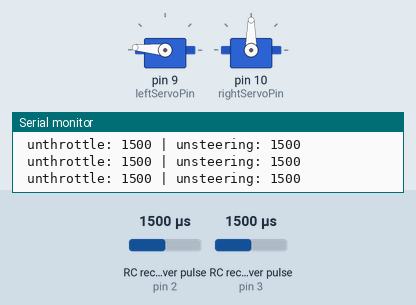
Simulated run of this sketch. Board: Arduino Uno, built with avr-gcc and run on an emulated ATmega328P. Parts: 2 × servo, the last lines printed to the serial monitor. Wiring (inferred from the names in the program): 2 × RC receiver channel: data pin 2 / data pin 3. Inputs (shaded band) come from the test bench; at power-on: RC receiver pulse (sensors on pin 2, pin 3) 1500 µs.

Above: at 1.2 s.
1.3 s: RC receiver pulse (sensor on pin 2) set to 1750 µs
At 3.9 s:
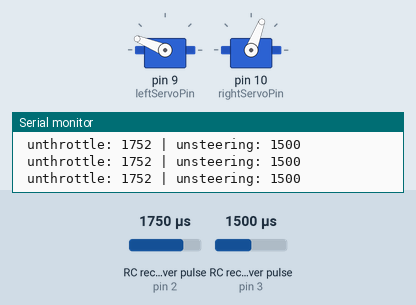
4.3 s: RC receiver pulse (sensor on pin 3) set to 1020 µs
At 5.2 s:
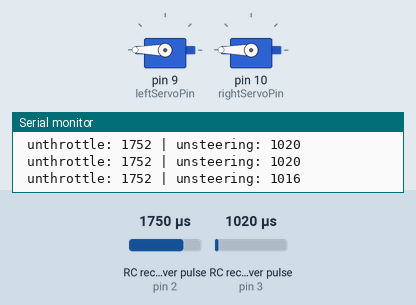
5.8 s: RC receiver pulse (sensor on pin 2) set to 1250 µs
At 6.4 s:
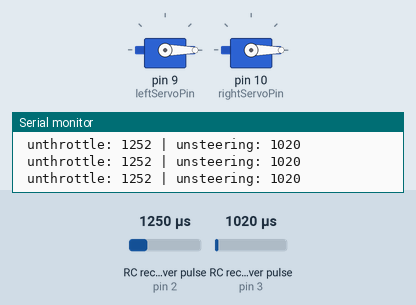
8.8 s: RC receiver pulse (sensor on pin 2) set to 1500 µs
At 10.8 s:
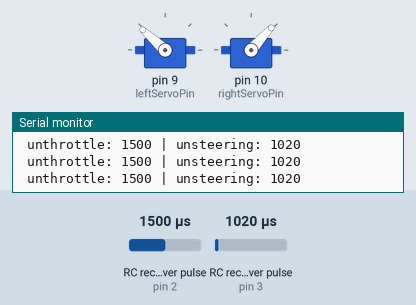
11.8 s: RC receiver pulse (sensor on pin 3) set to 1250 µs
14.8 s: RC receiver pulse (sensor on pin 2) set to 1980 µs
Timing chart, 0 to 18.8 s (numbered marks = the images above; inputs shaded):
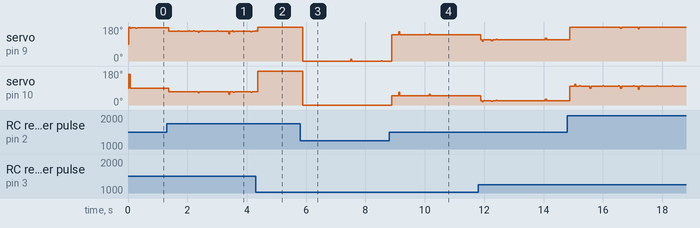

Measured:
- after the input at 5.8 s, servo on pin 9 (leftServoPin), servo on pin 10 (rightServoPin): 180° → 0° after 0.08 s
- after the input at 8.8 s, servo on pin 9 (leftServoPin): 0° → 138° after 0.08 s

The sketch:

RobotRCController.ino
```cpp
// MultiChannels
//
// rcarduino.blogspot.com
//
// A simple approach for reading three RC Channels using pin change interrupts
//
// See related posts -
// http://rcarduino.blogspot.co.uk/2012/01/how-to-read-rc-receiver-with.html
// http://rcarduino.blogspot.co.uk/2012/03/need-more-interrupts-to-read-more.html
// http://rcarduino.blogspot.co.uk/2012/01/can-i-control-more-than-x-servos-with.html

#include <PinChangeInt.h>
#include <Servo.h>


#define USE_SERVO 1

#define LEFT_MOTOR_DIR_PIN  4
#define LEFT_MOTOR_PIN      5 // PWM - TIMER0
#define RIGHT_MOTOR_PIN     6 // PWM - TIMER0
#define RIGHT_MOTOR_DIR_PIN 7

#define CHANNEL1 3 // R LR
//#define CHANNEL2 A1 // R UD
#define CHANNEL3 2 // L UD
//#define CHANNEL4 A3 // L LR
//#define CHANNEL5 A4 // Knob1
#define CHANNEL6 A0 // Knob2

#define THROTTLE_IN_PIN CHANNEL3
#define STEERING_IN_PIN CHANNEL1
#define AUX_IN_PIN CHANNEL6

// These bit flags are set in bUpdateFlagsShared to indicate which channels have new signals
#define THROTTLE_FLAG 1
#define STEERING_FLAG 2
#define AUX_FLAG 4

int leftServoPin = 9;
int rightServoPin = 10;

// holds the update flags defined above
volatile uint8_t bUpdateFlagsShared;

// shared variables are updated by the ISR and read by loop.
// In loop we immediatley take local copies so that the ISR can keep ownership of the
// shared ones. To access these in loop we first turn interrupts off with noInterrupts
// we take a copy to use in loop and the turn interrupts back on
// as quickly as possible, this ensures that we are always able to receive new signals
volatile uint16_t unThrottleInShared;
volatile uint16_t unSteeringInShared;
volatile uint16_t unAuxInShared;

// These are used to record the rising edge of a pulse in the calcInput functions
// They do not need to be volatile as they are only used in the ISR. If we wanted
// to refer to these in loop and the ISR then they would need to be declared volatile
uint32_t ulThrottleStart;
uint32_t ulSteeringStart;
uint32_t ulAuxStart;

// create local variables to hold a local copies of the channel inputs
// these are declared static so that thier values will be retained
// between calls to loop.
uint16_t unThrottleIn;
uint16_t unSteeringIn;
uint16_t unAuxIn;

// local copy of update flags
uint8_t bUpdateFlags;
```

Controller.ino
```cpp
void setupController()
{
  // using the PinChangeInt library, attach the interrupts used to read the channels
//  PCintPort::attachInterrupt(THROTTLE_IN_PIN, calcThrottle,CHANGE);
//  PCintPort::attachInterrupt(STEERING_IN_PIN, calcSteering,CHANGE);


//// Leonardo settings - Channel3=>D2, Channel1=>D3
//  attachInterrupt(0, calcSteering, CHANGE);
//  attachInterrupt(1, calcThrottle, CHANGE);

// Arduino settings - Channel3=>D2, Channel1=>D3.
  attachInterrupt(0, calcThrottle, CHANGE);
  attachInterrupt(1, calcSteering, CHANGE);

//  PCintPort::attachInterrupt(AUX_IN_PIN, calcAux,CHANGE);
}

void loopController()
{
  // check shared update flags to see if any channels have a new signal
  if(bUpdateFlagsShared)
  {
    noInterrupts(); // turn interrupts off quickly while we take local copies of the shared variables

    // take a local copy of which channels were updated in case we need to use this in the rest of loop
    bUpdateFlags = bUpdateFlagsShared;

    // In the current code, the shared values are always populated so we could copy them
    // without testing the flags however in the future this could change, so lets
    // only copy when the flags tell us we can.
    if(bUpdateFlags & THROTTLE_FLAG) {
        unThrottleIn = unThrottleInShared;
    }

    if(bUpdateFlags & STEERING_FLAG) {
      unSteeringIn = unSteeringInShared;
    }

    if(bUpdateFlags & AUX_FLAG) {
      unAuxIn = unAuxInShared;
    }

    // clear shared copy of updated flags as we have already taken the updates
    // we still have a local copy if we need to use it in bUpdateFlags
      bUpdateFlagsShared = 0;

    // as soon as interrupts are back on, we can no longer use the shared copies, the interrupt
    // service routines own these and could update them at any time. During the update, the
    // shared copies may contain junk. Luckily we have our local copies to work with :-)

    interrupts(); // we have local copies of the inputs, so now we can turn interrupts back on

    Serial.print(" unthrottle: ");
    Serial.print(unThrottleIn);
    Serial.print(" | unsteering: ");
    Serial.print(unSteeringIn);
    Serial.println("");

  }
  delay(1);
}

// simple interrupt service routine
void calcThrottle()
{
  // if the pin is high, its a rising edge of the signal pulse, so lets record its value
  if(digitalRead(THROTTLE_IN_PIN) == HIGH) {
    ulThrottleStart = micros();
  } else {
    // else it must be a falling edge, so lets get the time and subtract the time of the rising edge
    // this gives use the time between the rising and falling edges i.e. the pulse duration.
    unThrottleInShared = (uint16_t)(micros() - ulThrottleStart);
    // use set the throttle flag to indicate that a new throttle signal has been received
    bUpdateFlagsShared |= THROTTLE_FLAG;
  }
}

void calcSteering()
{
  if(digitalRead(STEERING_IN_PIN) == HIGH) {
    ulSteeringStart = micros();
  } else {
    unSteeringInShared = (uint16_t)(micros() - ulSteeringStart);
    bUpdateFlagsShared |= STEERING_FLAG;
  }
}

void calcAux()
{
  if(digitalRead(AUX_IN_PIN) == HIGH) {
    ulAuxStart = micros();
  } else {
    unAuxInShared = (uint16_t)(micros() - ulAuxStart);
    bUpdateFlagsShared |= AUX_FLAG;
  }
}
```

DCMotor.ino
```cpp
int throttleFactor;
int steeringBias;

int lastThrottleFactor;
int lastSteeringBias;

void loopMotor()
{
  boolean doit = false;

  if(bUpdateFlags & THROTTLE_FLAG)
  {
    throttleFactor = map(unThrottleIn, 1052, 1784, 255, -255);

    if ( abs(throttleFactor - lastThrottleFactor) > 20) {
      lastThrottleFactor = throttleFactor;
      doit = true;
    }
  }

  if(bUpdateFlags & THROTTLE_FLAG)
  {
    steeringBias = map(unSteeringIn, 1272, 1632, -100, 100);

    if ( abs(steeringBias - lastSteeringBias) > 2) {
      lastSteeringBias = steeringBias;
      doit = true;
    }
  }


  if(doit)
  {
      int leftSpeed, rightSpeed;
      if (steeringBias > 10) {
         rightSpeed = (float)throttleFactor * ((float)steeringBias / 100.0f);
         leftSpeed = (throttleFactor < 0) ? -(-255-rightSpeed) : -(255-rightSpeed);
      } else if (steeringBias < 4) {
         leftSpeed = -( (float)throttleFactor * ((float)steeringBias / 100.0f) );
         rightSpeed = (throttleFactor < 0) ? -(-255-leftSpeed) : -(255-leftSpeed);
      } else {
         leftSpeed = throttleFactor;
         rightSpeed = throttleFactor;
      }

      setSpeed(leftSpeed, rightSpeed);
  }
}


// Set Motor Speed (-255 to 255)
void setSpeed(int leftSpeed, int rightSpeed)
{
  analogWrite(RIGHT_MOTOR_PIN, abs(rightSpeed));
  analogWrite(LEFT_MOTOR_PIN, abs(leftSpeed));

  if      (rightSpeed > 0) digitalWrite(RIGHT_MOTOR_DIR_PIN, HIGH);
  else if (rightSpeed < 0) digitalWrite(RIGHT_MOTOR_DIR_PIN, LOW);
  else                     digitalWrite(RIGHT_MOTOR_PIN, LOW);

  if      (leftSpeed > 0) digitalWrite(LEFT_MOTOR_DIR_PIN, LOW);
  else if (leftSpeed < 0) digitalWrite(LEFT_MOTOR_DIR_PIN, HIGH);
  else                    digitalWrite(LEFT_MOTOR_PIN, LOW);
}
```

Lights.ino
```cpp
#include "LPD8806.h"
#include "SPI.h"

int numLights = 10;

LPD8806 strip = LPD8806(numLights, 3, 2);

void setupLights()
{
  strip.begin();
  randomSeed(analogRead(A0));

  for (int i=0; i<numLights; i++)
  {
    strip.setPixelColor(i, 255, 0, 255);
  }


  strip.show();
}


unsigned long lastChangeTime;
int changeInterval = 500;

uint32_t colors[6] = { strip.Color(127, 0, 0), strip.Color(64,64,0), strip.Color(0,127,0), strip.Color(0, 64, 64), strip.Color(0,0,127), strip.Color(64, 0, 64) };

int currentColor = 0;

void loopLights()
{
  unsigned long now = millis();

  if (now - lastChangeTime > changeInterval) {

    if (currentColor < 5) {
      currentColor++;
    } else {
      currentColor = 0;
    }

    for (int i=0; i<numLights; i++)
    {
      strip.setPixelColor(i, colors[currentColor]);
    }

    lastChangeTime = now;
    strip.show();
  }
}
```

Servo.ino
```cpp
#import <Servo.h>

Servo leftServo;
Servo rightServo;

void setupServo()
{
  leftServo.attach(leftServoPin);
  rightServo.attach(rightServoPin);
}

void loopServo()
{
  boolean newDataDetected = false;


  if(bUpdateFlags & THROTTLE_FLAG)
  {
    newDataDetected = true;

    throttleFactor = map(unThrottleIn, 1052, 1784, -255, 255);
    if (throttleFactor > 255) throttleFactor = 255;
    if (throttleFactor < -255) throttleFactor = -255;

    lastThrottleFactor = throttleFactor;
  }

  if(bUpdateFlags & THROTTLE_FLAG)
  {
    newDataDetected = true;

    steeringBias = map(unSteeringIn, 1272, 1632, -100, 100);
//    if (steeringBias > -100) steeringBias = 100;
//    if (steeringBias < -100) steeringBias = -100;

    lastSteeringBias = steeringBias;
  }


  if(newDataDetected)
  {
      int leftSpeed, rightSpeed;

      if (steeringBias > 15) {
         rightSpeed = (float)throttleFactor * ((float)steeringBias / 100.0f);
         leftSpeed = (throttleFactor < 0) ? (255-rightSpeed) : (255-rightSpeed);
      } else if (steeringBias < 5) {
         leftSpeed = -( (float)throttleFactor * ((float)steeringBias / 100.0f) );
         rightSpeed = (throttleFactor < 0) ? (255-leftSpeed) : (255-leftSpeed);
      } else {
         leftSpeed = throttleFactor;
         rightSpeed = throttleFactor;
      }

      rightSpeed = map(rightSpeed, -255, 255, 180, 0);
      leftSpeed = map(leftSpeed, -255, 255, 0, 180);

      if (rightSpeed < 0) rightSpeed = 0;
      if (rightSpeed > 180) rightSpeed = 180;
      if (rightSpeed >= 85 && rightSpeed <= 95) rightSpeed = 90;

      if (leftSpeed < 0) leftSpeed = 0;
      if (leftSpeed > 180) leftSpeed = 180;
      if (leftSpeed >= 85 && leftSpeed <= 95) leftSpeed = 90;

      leftServo.write(leftSpeed);
      rightServo.write(rightSpeed);

//      Serial.print(" | throttle: ");
//      Serial.print(throttleFactor);
//      Serial.print(" | steering: ");
//      Serial.print(steeringBias);
//      Serial.print(" | leftSpeed: ");
//      Serial.print(leftSpeed);
//      Serial.print(" | right: ");
//      Serial.println(rightSpeed);
  }
}
```

zMain.ino
```cpp
void setup()
{

  // initialize serial communication at 9600 bits per second:
  Serial.begin(9600);

  while (!Serial) {
    ; // wait for serial port to connect. Needed for Leonardo only
  }

  Serial.print("starting up");

  setupController();
//  setupLights();
  setupServo();
}

void loop()
{
  loopController();
//  loopLights();

// Only use one of these!
  loopServo();
//  loopMotor();

  // do any processing from here onwards
  // only use the local values unAuxIn, unThrottleIn and unSteeringIn, the shared
  // variables unAuxInShared, unThrottleInShared, unSteeringInShared are always owned by
  // the interrupt routines and should not be used in loop

  // the following code provides simple pass through
  // this is a good initial test, the Arduino will pass through
  // receiver input as if the Arduino is not there.
  // This should be used to confirm the circuit and power
  // before attempting any custom processing in a project.

  // we are checking to see if the channel value has changed, this is indicated
  // by the flags. For the simple pass through we don't really need this check,
  // but for a more complex project where a new signal requires significant processing
  // this allows us to only calculate new values when we have new inputs, rather than
  // on every cycle.

  bUpdateFlags = 0;
}
```
